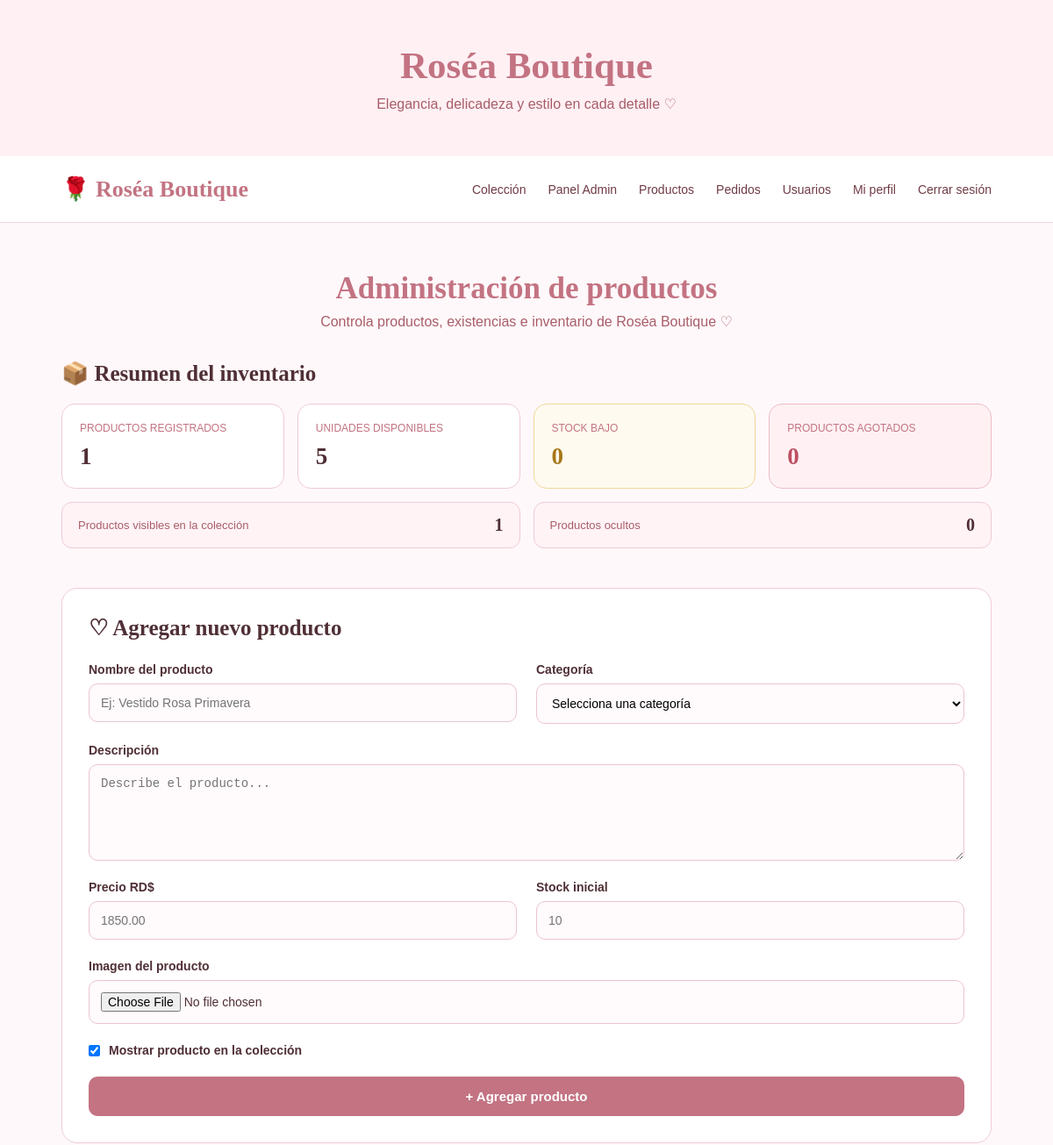
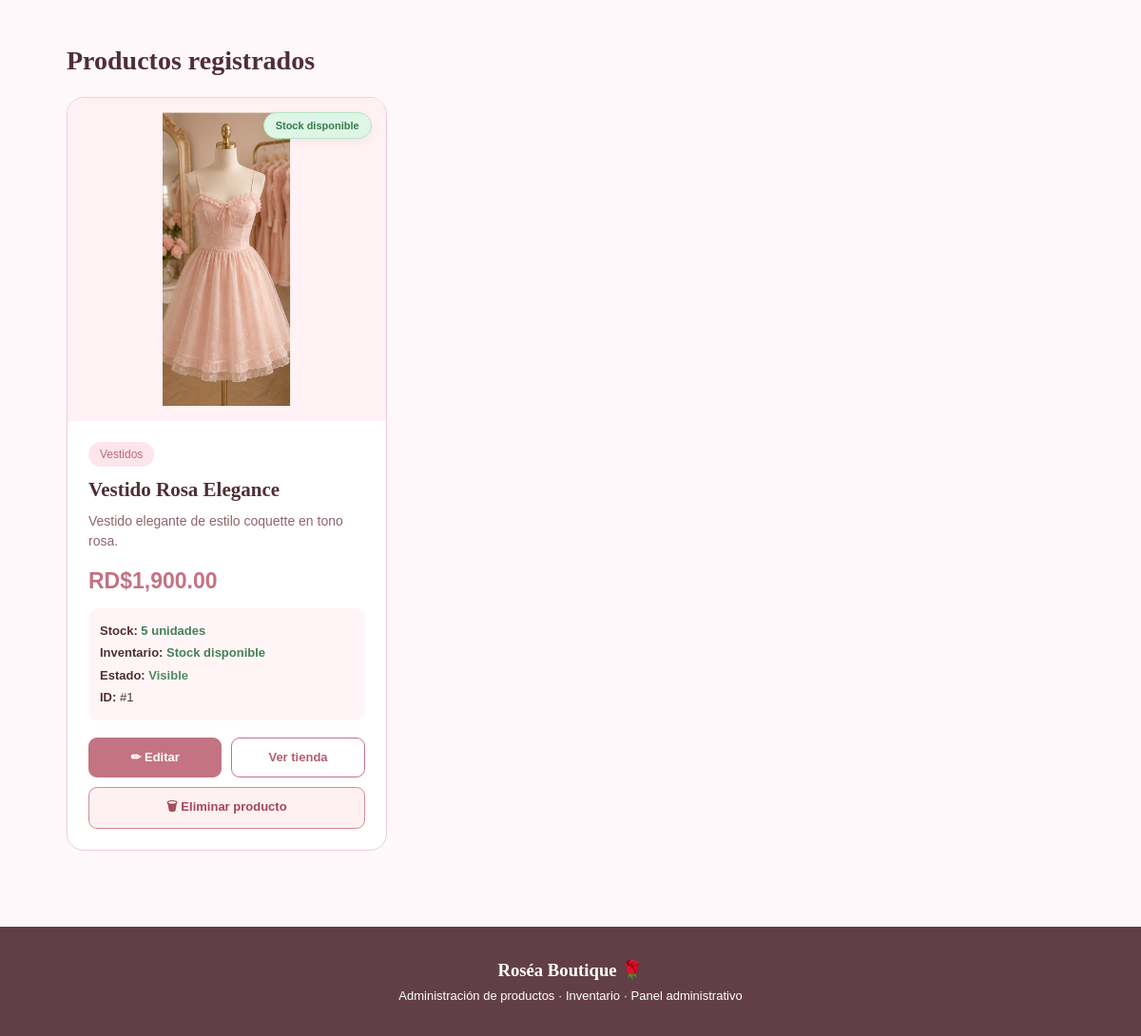
Page /admin_productos.php (signed in) on the committed database (2 pictures, top to bottom).
### tables this page shows
CREATE TABLE `productos` (
  `id_producto` int(11) NOT NULL,
  `nombre` varchar(150) NOT NULL,
  `descripcion` text DEFAULT NULL,
  `precio` decimal(10,2) NOT NULL,
  `stock` int(11) NOT NULL DEFAULT 0,
  `categoria` varchar(100) DEFAULT NULL,
  `imagen` varchar(255) DEFAULT NULL,
  `disponible` tinyint(1) NOT NULL DEFAULT 1,
  `fecha_creacion` timestamp NOT NULL DEFAULT current_timestamp()
);

### admin_productos.php (the view, shortened to what this page needs)
<?php
require_once __DIR__ . '/config/conexion.php';
function e($valor)
{
    return htmlspecialchars(
        (string)$valor,
        ENT_QUOTES,
        'UTF-8'
    );
}
try {
    $stmt = $conexion->prepare("
        SELECT *
        FROM productos
        ORDER BY id_producto DESC
    ");
    $stmt->execute();
    $productos =
        $stmt->fetchAll(PDO::FETCH_ASSOC);
} catch (PDOException $e) {
    die(
        "Error al obtener los productos: " .
        $e->getMessage()
    );
}
$totalProductos = count($productos);
$totalUnidades = 0;
$totalAgotados = 0;
$totalStockBajo = 0;
$totalDisponibles = 0;
$totalOcultos = 0;
foreach ($productos as $producto) {
    $stockActual =
        (int)$producto['stock'];
    $totalUnidades += $stockActual;
    if ((int)$producto['disponible'] === 1) {
        $totalDisponibles++;
    } else {
        $totalOcultos++;
    }
}
?>
<!DOCTYPE html>
<html lang="es">
<head>
</head>
<body>
<section class="hero">
    <h1>
        Roséa Boutique
    </h1>
    <p>
        Elegancia, delicadeza y estilo en cada detalle ♡
    </p>
</section>
<nav class="navbar">
    <div class="navbar-contenido">
        <div class="logo">
            🌹 Roséa Boutique
        </div>
        <div class="menu">
            <a href="productos.php">
                Colección
            </a>
            <a href="admin.php">
                Panel Admin
            </a>
            <a href="admin_productos.php">
                Productos
            </a>
            <a href="admin_pedidos.php">
                Pedidos
            </a>
            <a href="admin_usuarios.php">
                Usuarios
            </a>
            <a href="perfil.php">
                Mi perfil
            </a>
            <a href="logout.php">
                Cerrar sesión
            </a>
        </div>
    </div>
</nav>
<main class="contenedor">
    <div class="titulo">
        <h2>
            Administración de productos
        </h2>
        <p>
            Controla productos, existencias e inventario
            de Roséa Boutique ♡
        </p>
    </div>
    <section class="resumen-inventario">
        <h3>
            📦 Resumen del inventario
        </h3>
        <div class="resumen-grid">
            <div class="resumen-card">
                <span class="etiqueta">
                    Productos registrados
                </span>
                <span class="numero">
                    <?= $totalProductos ?>
                </span>
            </div>
            <div class="resumen-card">
                <span class="etiqueta">
                    Unidades disponibles
                </span>
                <span class="numero">
                    <?= $totalUnidades ?>
                </span>
            </div>
            <div class="resumen-card alerta">
                <span class="etiqueta">
                    Stock bajo
                </span>
                <span class="numero">
                    <?= $totalStockBajo ?>
                </span>
            </div>
            <div class="resumen-card peligro">
                <span class="etiqueta">
                    Productos agotados
                </span>
                <span class="numero">
                    <?= $totalAgotados ?>
                </span>
            </div>
        </div>
        <div class="resumen-secundario">
            <div class="resumen-mini">
                <span>
                    Productos visibles en la colección
                </span>
                <strong>
                    <?= $totalDisponibles ?>
                </strong>
            </div>
            <div class="resumen-mini">
                <span>
                    Productos ocultos
                </span>
                <strong>
                    <?= $totalOcultos ?>
                </strong>
            </div>
        </div>
    </section>
    <section class="formulario">
        <h3>
            ♡ Agregar nuevo producto
        </h3>
        <form
            method="POST"
            enctype="multipart/form-data"
        >
            <div class="form-grid">
                <div class="campo">
                    <label>
                        Nombre del producto
                    </label>
                    <input
                        type="text"
                        name="nombre"
                        placeholder="Ej: Vestido Rosa Primavera"
                        required
                    >
                </div>
                <div class="campo">
                    <label>
                        Categoría
                    </label>
                    <select
                        name="categoria"
                        required
                    >
                        <option value="">
                            Selecciona una categoría
                        </option>
                    </select>
                </div>
                <div class="campo campo-completo">
                    <label>
                        Descripción
                    </label>
                    <textarea
                        name="descripcion"
                        placeholder="Describe el producto..."
                        required
                    ></textarea>
                </div>
                <div class="campo">
                    <label>
                        Precio RD$
                    </label>
                    <input
                        type="number"
                        name="precio"
                        min="0.01"
                        step="0.01"
                        placeholder="1850.00"
                        required
                    >
                </div>
                <div class="campo">
                    <label>
                        Stock inicial
                    </label>
                    <input
                        type="number"
                        name="stock"
                        min="0"
                        step="1"
                        placeholder="10"
                        required
                    >
                </div>
                <div class="campo campo-completo">
                    <label>
                        Imagen del producto
                    </label>
                    <input
                        type="file"
                        name="imagen"
                        accept=".jpg,.jpeg,.png,.webp"
                        required
                    >
                </div>
                <div class="campo campo-completo">
                    <div class="check">
                        <input
                            type="checkbox"
                            name="disponible"
                            id="disponible"
                            checked
                        >
                        <label
                            for="disponible"
                            style="margin:0;"
                        >
                            Mostrar producto en la colección
                        </label>
                    </div>
                </div>
                <div class="campo campo-completo">
                    <button
                        type="submit"
                        class="boton"
                    >
                        + Agregar producto
                    </button>
                </div>
            </div>
        </form>
    </section>
    <section class="seccion-productos">
        <h2>
            Productos registrados
        </h2>
        <?php if (count($productos) > 0): ?>
            <div class="productos-grid">
                <?php foreach ($productos as $producto): ?>
                    <?php
                    $stockProducto =
                        (int)$producto['stock'];
                    if ($stockProducto === 0) {
                        $textoStock = "Agotado";
                        $claseStock = "stock-agotado";
                        $claseNumero = "rojo";
                    } elseif ($stockProducto <= 3) {
                        $textoStock = "Stock bajo";
                        $claseStock = "stock-bajo";
                        $claseNumero = "amarillo";
                    } else {
                        $textoStock = "Stock disponible";
                        $claseStock = "stock-disponible";
                        $claseNumero = "verde";
                    }
                    ?>
                    <article class="producto">
                        <div class="imagen-producto">
                            <span
                                class="estado-stock <?= e($claseStock) ?>"
                            >
                                <?= e($textoStock) ?>
                            </span>
                            <?php if (!empty($producto['imagen'])): ?>
                                <img
                                    src="img/<?= e($producto['imagen']) ?>"
                                    alt="<?= e($producto['nombre']) ?>"
                                >
                            <?php else: ?>
                                <span class="sin-imagen">
                                    Sin imagen
                                </span>
                            <?php endif; ?>
                        </div>
                        <div class="producto-info">
                            <span class="categoria">
                                <?= e($producto['categoria']) ?>
                            </span>
                            <h3>
                                <?= e($producto['nombre']) ?>
                            </h3>
                            <p class="descripcion">
                                <?= e($producto['descripcion']) ?>
                            </p>
                            <div class="precio">
                                RD$<?= number_format(
                                    (float)$producto['precio'],
                                    2
                                ) ?>
                            </div>
                            <div class="datos">
                                <div>
                                    <strong>
                                        Stock:
                                    </strong>
                                    <span
                                        class="stock-numero <?= e($claseNumero) ?>"
                                    >
                                        <?= $stockProducto ?>
                                        unidad<?= $stockProducto === 1 ? '' : 'es' ?>
                                    </span>
                                </div>
                                <div>
                                    <strong>
                                        Inventario:
                                    </strong>
                                    <span
                                        class="stock-numero <?= e($claseNumero) ?>"
                                    >
                                        <?= e($textoStock) ?>
                                    </span>
                                </div>
                                <div>
                                    <strong>
                                        Estado:
                                    </strong>
                                    <?php if ((int)$producto['disponible'] === 1): ?>
                                        <span class="activo">
                                            Visible
                                        </span>
                                    <?php else: ?>
                                        <span class="inactivo">
                                            Oculto
                                        </span>
                                    <?php endif; ?>
                                </div>
                                <div>
                                    <strong>
                                        ID:
                                    </strong>
                                    #<?= (int)$producto['id_producto'] ?>
                                </div>
                            </div>
                            <div class="acciones">
                                <a
                                    class="editar"
                                    href="editar_producto.php?id=<?= (int)$producto['id_producto'] ?>"
                                >
                                    ✏ Editar
                                </a>
                                <a
                                    class="ver"
                                    href="productos.php"
                                >
                                    Ver tienda
                                </a>
                                <form
                                    method="POST"
                                    class="form-eliminar"
                                    onsubmit="return confirm(
                                        '¿Estás seguro de que deseas eliminar <?= e(addslashes($producto['nombre'])) ?>? Esta acción no se puede deshacer.'
                                    );"
                                >
                                    <button
                                        type="submit"
                                        class="eliminar"
                                    >
                                        🗑 Eliminar producto
                                    </button>
                                </form>
                            </div>
                        </div>
                    </article>
                <?php endforeach; ?>
            </div>
        <?php else: ?>
            <div class="vacio">
                Todavía no existen productos registrados.
            </div>
        <?php endif; ?>
    </section>
</main>
<footer>
    <h3>
        Roséa Boutique 🌹
    </h3>
    <p>
        Administración de productos · Inventario ·
        Panel administrativo
    </p>
</footer>
</body>
</html>

### rows in the picture
productos: stock "Stock disponible", imagen (picture), categoria "Vestidos", nombre "Vestido Rosa Elegance", descripcion "Vestido elegante de estilo coquette en tono rosa.", precio "1,900.00", stock "5", disponible "Visible", id_producto "1"

### other values in the picture
$totalProductos "1"
$totalUnidades "5"
$totalStockBajo "0"
$totalAgotados "0"
$totalDisponibles "1"
$totalOcultos "0"
